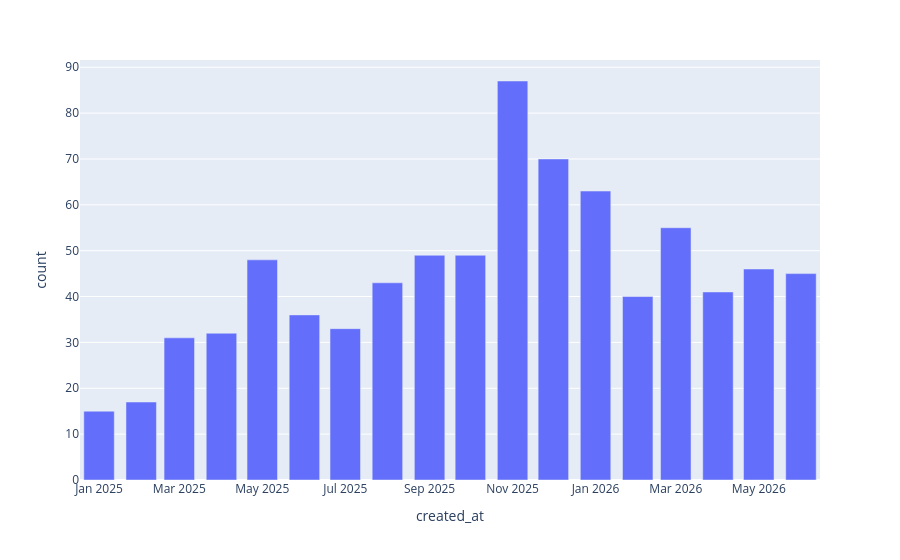

The notebook cell saved with this chart:
### Code cell
import plotly.express as px

monthly = orders.groupby(orders["created_at"].dt.to_period("M")).size().reset_index(name="count")
monthly["created_at"] = monthly["created_at"].astype(str)
px.bar(monthly, x="created_at", y="count")

### Figure 1 — Plotly figure (JSON) as saved in the notebook; plotly's stock layout.template omitted (floating-point values rounded to 4 significant figures)
{"data": [{"hovertemplate": "created_at=%{x}<br>count=%{y}<extra></extra>", "legendgroup": "", "marker": {"color": "#636efa", "pattern": {"shape": ""}}, "name": "", "orientation": "v", "showlegend": false, "textposition": "auto", "type": "bar", "x": ["2025-01", "2025-02", "2025-03", "2025-04", "2025-05", "2025-06", "2025-07", "2025-08", "2025-09", "2025-10", "2025-11", "2025-12", "2026-01", "2026-02", "2026-03", "2026-04", "2026-05", "2026-06"], "xaxis": "x", "y": [15, 17, 31, 32, 48, 36, 33, 43, 49, 49, 87, 70, 63, 40, 55, 41, 46, 45], "yaxis": "y"}], "layout": {"barmode": "relative", "legend": {"tracegroupgap": 0}, "margin": {"t": 60}, "xaxis": {"anchor": "y", "domain": [0, 1], "title": {"text": "created_at"}}, "yaxis": {"anchor": "x", "domain": [0, 1], "title": {"text": "count"}}}}
